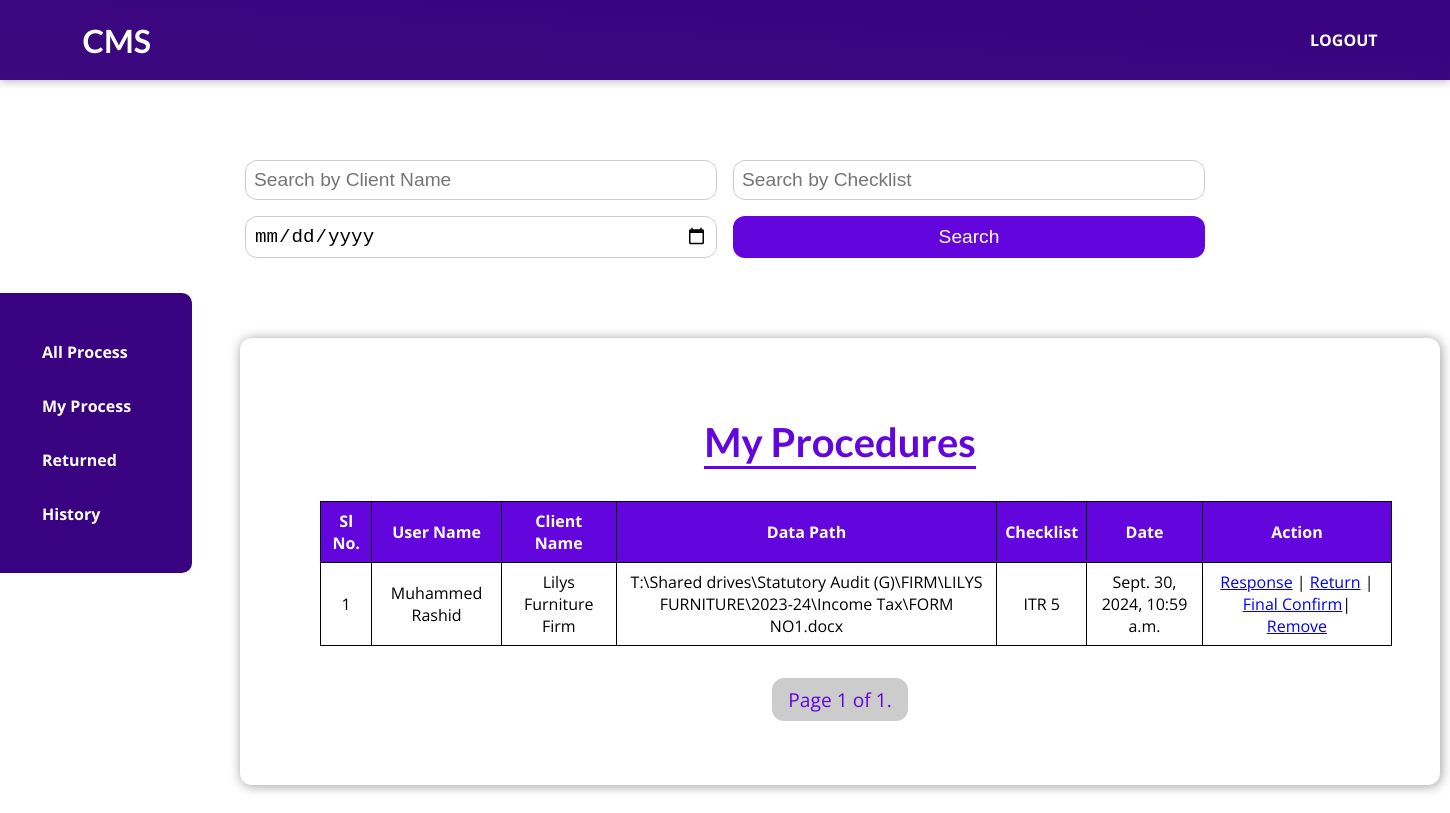
/checker/my_process/ (signed in), run on the app's committed database.
### user/models.py (models this page shows, shortened)
class Procedure(models.Model):
    STATUS_CHOICES = [
        ('Pending', 'Pending'),
        ('Submitted', 'Submitted'),
        ('Processing', 'Processing'),
        ('Returned', 'Returned'),
        ('Reviewed', 'Reviewed'),
        ('Deleted', 'Deleted'),
    ]
    user = models.ForeignKey(User, on_delete=models.SET_NULL, null=True, blank=True)
    client_name = models.CharField(max_length=255)
    data_path = models.CharField(max_length=255)
    checklist = models.ForeignKey(Checklist, on_delete=models.PROTECT)
    date_created = models.DateTimeField(auto_now_add=True)
    status = models.CharField(max_length=10, choices=STATUS_CHOICES, default='Pending')
    checker = models.ForeignKey(User, on_delete=models.SET_NULL, null=True, blank=True, related_name='checked_procedures')
    return_count = models.PositiveIntegerField(default=0)
    final_submission_date = models.DateTimeField(null=True, blank=True)
    returned_date = models.DateTimeField(null=True, blank=True)

### checklist/models.py (models this page shows, shortened)
class Checklist(models.Model):
    name = models.CharField(max_length=100)

### checker/views.py (the view)
# urls.py: path("my_process/", views.my_procedures, name="my_procedures"),
@login_required
@user_passes_test(checkers_group_required)
def my_procedures(request):
    user = request.user
    procedures = Procedure.objects.filter(status='Processing', checker=user).order_by('-date_created')
    search_client_name = request.GET.get('searchClientName')
    search_checklist = request.GET.get('searchChecklist')
    search_date = request.GET.get('searchDate')
    if search_client_name:
        procedures = procedures.filter(client_name__icontains=search_client_name)
    if search_checklist:
        procedures = procedures.filter(checklist__name__icontains=search_checklist)
    if search_date:
        procedures = procedures.filter(date_created__date=search_date)
    paginator = Paginator(procedures, 10)  # Show 10 procedures per page
    page_number = request.GET.get('page')
    page_obj = paginator.get_page(page_number)
    return render(request, 'checker/my_process.html', {'page_obj': page_obj, 'user': user})

### checker/views.py (called while the page is built)
def checkers_group_required(user):
    return user.groups.filter(name='Checkers').exists()

### checker/templates/checker/my_process.html (shortened to what this page needs)
{% extends 'base.html' %}
{% load static %}
{% block style_content %}
  <link rel="stylesheet" href="{% static 'checker/all_process.css' %}" />
  <link rel="stylesheet" href="{% static 'checker/sidebar.css' %}" />
  <link rel="stylesheet" href="{% static 'checker/check_table.css' %}" />
{% endblock %}
{% block type %}
  <h1><a href="{% url 'checker_index' %}">CMS</a></h1>
{% endblock %}
{% block sidebar %}
  {% include 'checker/includes/sidebar.html' %}
{% endblock %}
{% block body_content %}
  <section id="search-container">
    <form id="searchForm" method="GET" action="{% url 'my_procedures' %}">
      <div class="search-container">
        <input type="text" name="searchClientName" id="searchClientName" placeholder="Search by Client Name" />
        <input type="text" name="searchChecklist" id="searchChecklist" placeholder="Search by Checklist" />
        <input type="date" name="searchDate" id="searchDate" placeholder="Search by Date" />
        <button type="submit">Search</button>
      </div>
    </form>
  </section>
  <section id="procedure_table">
    <header>
      <h2>My Procedures</h2>
    </header>
    <table>
      <thead>
        <tr>
          <th>Sl No.</th>
          <th>User Name</th>
          <th>Client Name</th>
          <th>Data Path</th>
          <th>Checklist</th>
          <th>Date</th>
          <th>Action</th>
        </tr>
      </thead>
      <tbody id="procedureTableBody">
        {% if page_obj %}
          {% for procedure in page_obj %}
            <tr>
              <td>{{ forloop.counter0|add:page_obj.start_index }}</td>
              <td>{{ procedure.user.first_name }} {{ procedure.user.last_name }}</td>
              <td>{{ procedure.client_name }}</td>
              <td>{{ procedure.data_path }}</td>
              <td>{{ procedure.checklist.name }}</td>
              <td>{{ procedure.date_created }}</td>
              <td>
                <a href="{% url 'view_response' procedure.id %}">Response</a> |
                <a href="{% url 'return_procedure' procedure.id %}">Return</a> |
                <a href="{% url 'final_submit' procedure.id %}">Final Confirm</a>|
                <a href="{% url 'cancel_procedure' procedure.id %}">Remove</a>
              </td>
            </tr>
          {% endfor %}
        {% else %}
          <tr>
            <td colspan="7">No records found</td>
          </tr>
        {% endif %}
      </tbody>
    </table>
    <div class="pagination">
      <span class="step-links">
        <span class="current">Page {{ page_obj.number }} of {{ page_obj.paginator.num_pages }}.</span>
      </span>
    </div>
  </section>
{% endblock %}

### static/app.css (style rules this page uses)
* { box-sizing: border-box; }
html { font-family: 'Open Sans', 'Lato', sans-serif; }
body { min-width: 465px; margin: 0; }
h1, h2, h3 { font-family: 'Lato', sans-serif; font-weight: bold; }
#main-navigation a { text-decoration: none; color: white; font-weight: bold; padding-left: 10px; }

### checker/static/checker/all_process.css (style rules this page uses)
#procedure_table { background-color: white; padding: 4rem; border-radius: 12px; width: 60rem; margin: 5rem auto; box-shadow: 1px 1px 12px rgba(0, 0, 0, 0.4); }
#procedure_table header { text-align: center; }
#procedure_table h2 { font-size: 2.5rem; margin: 1rem; color: #6305dd; display: inline-block; border-bottom: 3px solid #6305dd; }
#procedure_table table { width: 100%; border-collapse: collapse; margin: 1rem; }
#procedure_table th, #procedure_table td { border: 1px solid black; padding: 0.5rem; text-align: center; }
#procedure_table th { background-color: #6305dd; color: white; }
#procedure_table .pagination { display: flex; justify-content: center; align-items: center; margin-top: 2rem; }
#procedure_table .pagination .step-links { display: flex; gap: 1rem; }
#procedure_table .pagination a, #procedure_table .pagination span.current { background-color: #6305dd; color: white; padding: 0.5rem 1rem; border-radius: 12px; text-decoration: none; font-size: 1.2rem; transition: background-color 0.2s ease-in-out; }
#procedure_table .pagination span.current { background-color: #ccc; color: #6305dd; }
#search-container { width: 60rem; margin: 10rem auto 2rem auto; }
.search-container { display: flex; gap: 1rem; margin-bottom: 1rem; }
.search-container input, .search-container button { padding: 0.5rem; border: 1px solid #ccc; border-radius: 12px; font-size: 1.2rem; }
.search-container button { background-color: #6305dd; color: white; border: none; cursor: pointer; transition: background-color 0.2s ease-in-out; }

### checker/static/checker/sidebar.css (style rules this page uses)
.search-container { text-align: center; }

### checker/static/checker/check_table.css (style rules this page uses)
#procedure_table { background-color: white; padding: 4rem; border-radius: 12px; width: 75rem; margin: 5rem 15rem; box-shadow: 1px 1px 12px rgba(0, 0, 0, 0.4); }
#procedure_table header { text-align: center; }
#procedure_table h2 { font-size: 2.5rem; margin: 1rem; color: #6305dd; display: inline-block; border-bottom: 3px solid #6305dd; }
#procedure_table table { width: 100%; border-collapse: collapse; margin: 1rem; }
#procedure_table th, #procedure_table td { border: 1px solid black; padding: 0.5rem; text-align: center; }
#procedure_table th { background-color: #6305dd; color: white; }
#procedure_table .pagination { display: flex; justify-content: center; align-items: center; margin-top: 2rem; }
#procedure_table .pagination .step-links { display: flex; gap: 1rem; }
#procedure_table .pagination a, #procedure_table .pagination span.current { background-color: #6305dd; color: white; padding: 0.5rem 1rem; border-radius: 12px; text-decoration: none; font-size: 1.2rem; transition: background-color 0.2s ease-in-out; }
#procedure_table .pagination span.current { background-color: #ccc; color: #6305dd; }
#search-container { width: 60rem; margin: 10rem auto 2rem auto; }
.search-container { display: flex; flex-wrap: wrap; gap: 1rem; margin-bottom: 1rem; }
.search-container input, .search-container select, .search-container button { padding: 0.5rem; border: 1px solid #ccc; border-radius: 12px; font-size: 1.2rem; flex: 1 1 40%; }
.search-container button { background-color: #6305dd; color: white; border: none; cursor: pointer; transition: background-color 0.2s ease-in-out; }

### data on the page
Procedure: user.first_name "Muhammed", user.last_name "Rashid", client_name "Lilys Furniture Firm", data_path "T:\\Shared drives\\Statutory Audit (G)\\FIRM\\LILYS FURNITURE\\2023-24\\Income Tax\\FORM NO1.docx", checklist.name "ITR 5", date_created "Sept. 30, 2024, 10:59 a.m."

### other printed values
{{ page_obj.number }} "1"
{{ page_obj.paginator.num_pages }} "1"
